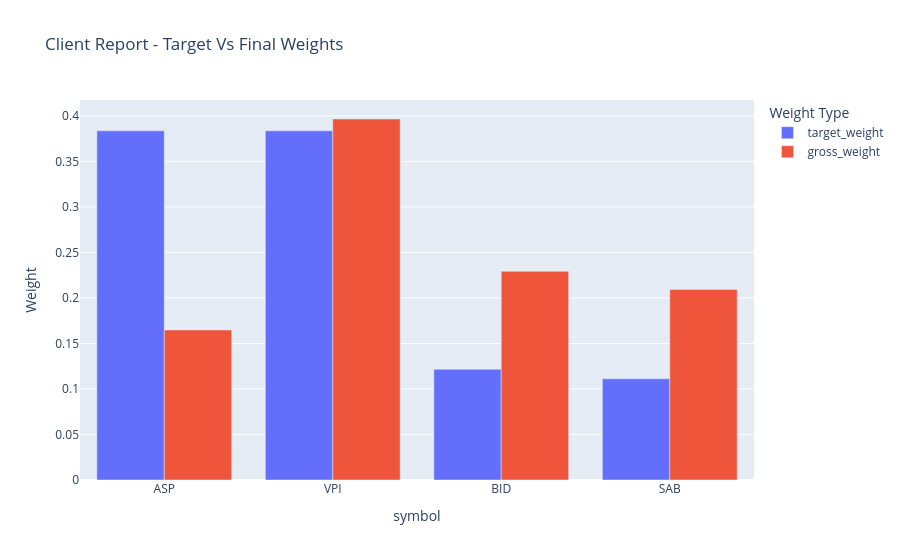

The notebook cell saved with this chart:
### Code cell
# Cell: Capital Plan Section
if capital_plan.empty:
    print("Khong co capital plan output. Hay chay notebook 13 hoac 17 truoc.")
else:
    display(capital_plan[[col for col in ["capital_rank", "symbol", "edge_tier", "conviction_score_resolved", "volatility_regime", "target_weight", "gross_weight", "position_value", "risk_pct_effective"] if col in capital_plan.columns]])
    if {"symbol", "target_weight", "gross_weight"}.issubset(capital_plan.columns):
        display(weight_comparison_chart(capital_plan, title="Client Report - Target Vs Final Weights"))
    if "risk_contribution" in capital_plan.columns:
        display(risk_contribution_chart(capital_plan.set_index("symbol")["risk_contribution"], title="Client Report - Risk Contributions"))

### Figure 1 — Plotly figure (JSON) as saved in the notebook; plotly's stock layout.template omitted (floating-point values rounded to 4 significant figures)
{"data": [{"alignmentgroup": "True", "hovertemplate": "Weight Type=target_weight<br>symbol=%{x}<br>Weight=%{y}<extra></extra>", "legendgroup": "target_weight", "marker": {"color": "#636efa", "pattern": {"shape": ""}}, "name": "target_weight", "offsetgroup": "target_weight", "orientation": "v", "showlegend": true, "textposition": "auto", "type": "bar", "x": ["ASP", "VPI", "BID", "SAB"], "xaxis": "x", "y": [0.3836, 0.3836, 0.1217, 0.1112], "yaxis": "y"}, {"alignmentgroup": "True", "hovertemplate": "Weight Type=gross_weight<br>symbol=%{x}<br>Weight=%{y}<extra></extra>", "legendgroup": "gross_weight", "marker": {"color": "#EF553B", "pattern": {"shape": ""}}, "name": "gross_weight", "offsetgroup": "gross_weight", "orientation": "v", "showlegend": true, "textposition": "auto", "type": "bar", "x": ["ASP", "VPI", "BID", "SAB"], "xaxis": "x", "y": [0.1648, 0.3966, 0.2292, 0.2094], "yaxis": "y"}], "layout": {"autosize": true, "barmode": "group", "legend": {"title": {"text": "Weight Type"}, "tracegroupgap": 0}, "title": {"text": "Client Report - Target Vs Final Weights"}, "xaxis": {"anchor": "y", "autorange": true, "domain": [0, 1], "range": [-0.5, 3.5], "title": {"text": "symbol"}, "type": "category"}, "yaxis": {"anchor": "x", "autorange": true, "domain": [0, 1], "range": [0, 0.4175], "title": {"text": "Weight"}, "type": "linear"}}}
